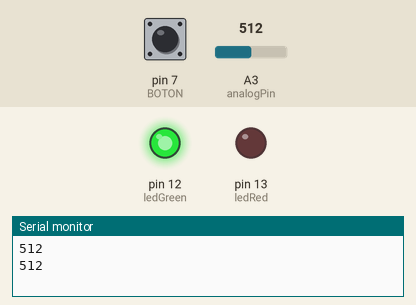
A sketch run on a simulated Arduino Uno, built with avr-gcc and run on an emulated ATmega328P. Shown: output pins drawn as LEDs (lit = HIGH), the last lines printed to the serial monitor. The test bench sets the inputs (shaded band); at power-on: pin 7 (BOTON) LOW, A3 (analogPin) = 512.

Above: at 2.8 s.
2.9 s: pin 7 (BOTON) pulled HIGH for 2.35 s
At 5.2 s:
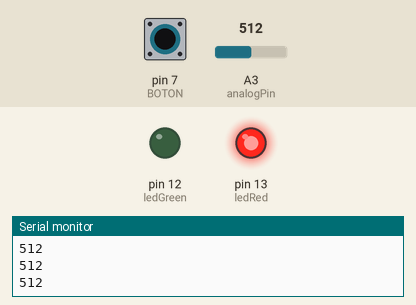
Timing chart, 0 to 7.5 s (numbered marks = the images above; inputs shaded):
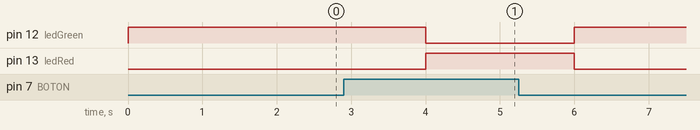

The sketch:

hito5_GrupoH.ino
```cpp
//Programa que enciende un led u otro dependiendo de si el boton se
//mantiene pulsado o no.


int analogPin = 3; // // Pin 3 conectado al dial del potenciómetro (terminal central)
int val = 0;  //Variable que almacena el valor leído.
int ledRed = 13; //A la variable 'ledRed' le asignamos el pin 13.
int ledGreen= 12;//A la variable 'ledRed' le asignamos el pin 12.
const int BOTON = 7; // pin 7 conectado al botón

void setup()
{
    Serial.begin(9600); //  Inicializamos el modulo Serial
  // se indica que cada pin es de salidad OUTPUT.
	pinMode(ledRed, OUTPUT);//Configura el pin 13 como salida
	pinMode(ledGreen, OUTPUT);//Configura el pin 12 como salida
  	pinMode(BOTON, INPUT); // se indica el pin 7 como entrada
}

void loop()
{
   val= digitalRead(BOTON); // Lee el valor de la entrada digital
   if (val==HIGH){			//si el boton se mantiene pulsado
    digitalWrite(ledRed, HIGH); //encendemos el led rojo
    digitalWrite(ledGreen, LOW); //apagamos el led verde
   }else{					//si el botón no esta pulsado
    digitalWrite(ledGreen, HIGH); //se enciende el led verde
    digitalWrite(ledRed, LOW); 		//se apaga el led rojo
  }
  val=analogRead(analogPin);// Lee valor del pin y lo almacena en una variable.
  Serial.println(val);// Imprime el valor leido de la vaiable val.
  delay(2000);	//Espera 2 segundos antes de imprimir un nuevo valor.
}
```

Measured:
- after the input at 2.9 s, pin 12 (ledGreen): HIGH → LOW after 1.1 s, → HIGH 2.0 s later; pin 13 (ledRed): LOW → HIGH after 1.1 s, → LOW 2.0 s later
